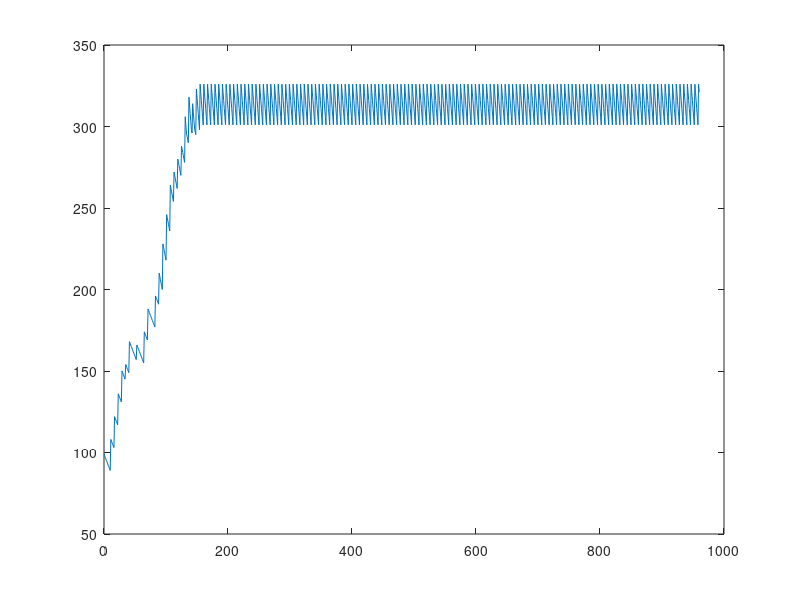

The MATLAB source for this figure:
% SPDX-FileCopyrightText: 2021 20kdc <asdd2808@gmail.com>
% SPDX-FileCopyrightText: 2025 taydeo <td12233a@gmail.com>
%
% SPDX-License-Identifier: MIT

# This is a script to be loaded into GNU Octave.

# - Notes -
# + Be sure to check all parameters are up to date with game before use.
# + The way things are tuned, only PA level 1 is stable on Saltern.
# A singularity timestep is one second.

# - Parameters -
# It's expected that you dynamically modify these if relevant to your scenario.
global pa_particle_energy_for_level_table pa_level pa_time_between_shots
pa_particle_energy_for_level_table = [10, 30, 60, 100]
# Note that level 0 is 1 here.
pa_level = 1
pa_time_between_shots = 6

# Horizontal size (interior tiles) of mapped singulo cage
global cage_area cage_pa1 cage_pa2 cage_pa3
#  __123__
# +---+---+
cage_area = 7
cage_pa1 = 2.5
cage_pa2 = 3.5
cage_pa3 = 4.5

global energy_drain_for_level_table
energy_drain_for_level_table = [1, 2, 5, 10, 15, 20]
function retval = level_for_energy (energy)
  retval = 1
  if energy >= 1500 retval = 6; return; endif
  if energy >= 1000 retval = 5; return; endif
  if energy >= 600 retval = 4; return; endif
  if energy >= 300 retval = 3; return; endif
  if energy >= 200 retval = 2; return; endif
endfunction
function retval = radius_for_level (level)
  retval = level - 0.5
endfunction

# - Simulator -

global singulo_shot_timer
singulo_shot_timer = 0

function retval = singulo_step (energy)
  global energy_drain_for_level_table
  global pa_particle_energy_for_level_table pa_level pa_time_between_shots
  global cage_area cage_pa1 cage_pa2 cage_pa3
  global singulo_shot_timer
  level = level_for_energy(energy)
  energy_drain = energy_drain_for_level_table(level)
  energy -= energy_drain
  singulo_shot_timer += 1
  if singulo_shot_timer == pa_time_between_shots
    energy_gain_per_hit = pa_particle_energy_for_level_table(pa_level)
    # This is the bit that's complicated: the area and probability calculation.
    # Rather than try to work it out, let's do things by simply trying it.
    # This is the area of the singulo.
    singulo_area = radius_for_level(level) * 2
    # This is therefore the area in which it can move.
    effective_area = max(0, cage_area - singulo_area)
    # Assume it's at some random position within the area it can move.
    # (This is the weak point of the maths. It's not as simple as this really.)
    singulo_lpos = (rand() * effective_area)
    singulo_rpos = singulo_lpos + singulo_area
    # Check each of 3 points.
    n = 0.5
    if singulo_lpos < (cage_pa1 + n) && singulo_rpos > (cage_pa1 - n)
      energy += energy_gain_per_hit
    endif
    if singulo_lpos < (cage_pa2 + n) && singulo_rpos > (cage_pa2 - n)
      energy += energy_gain_per_hit
    endif
    if singulo_lpos < (cage_pa3 + n) && singulo_rpos > (cage_pa3 - n)
      energy += energy_gain_per_hit
    endif
    singulo_shot_timer = 0
  endif
  retval = energy
endfunction

# - Scenario -

global scenario_energy
scenario_energy = 100

function retval = scenario (x)
  global scenario_energy
  sce = scenario_energy
  scenario_energy = singulo_step(sce)
  retval = scenario_energy
endfunction

# x is in seconds.
x = 0:1:960
plot(x, arrayfun(@scenario, x))
